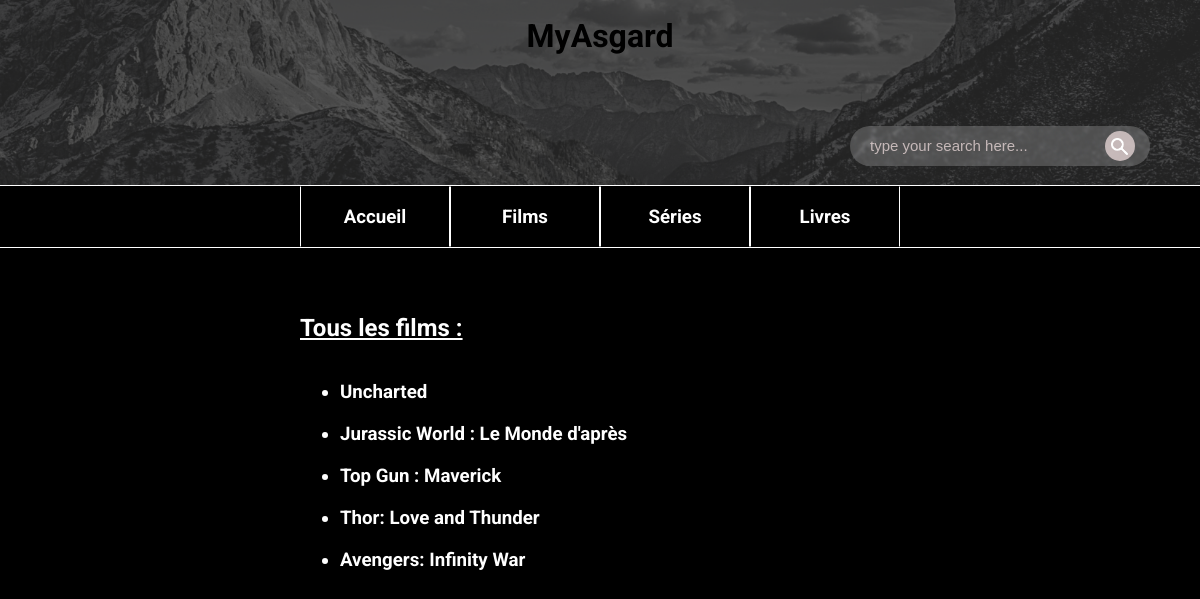
The page /blog/films/ on the database its author committed.
### blog/models.py (models this page shows, shortened)
class Product(models.Model):
    name = models.CharField(max_length=128)
    slug = models.SlugField(max_length=128)
    description = models.TextField(blank=True)
    image = models.ImageField(upload_to="products", blank=True, null=True)
    link = models.CharField(max_length=256, blank=True)
    type = models.IntegerField(default=0)
    def get_absolute_url(self):
        return reverse("product", kwargs={"slug": self.slug})

### blog/views.py (the view)
# urls.py: path('films/', films, name="blog-films"),
def films(request):
    products = Product.objects.all()
    return render(request, 'blog/films.html', context={"products": products})

### blog/templates/blog/films.html (shortened to what this page needs)
{% load static %}
<!DOCTYPE html>
<html lang="fr">
    <head>
        <link rel="stylesheet" href="{% static 'css/style.css' %}">
        <link rel="stylesheet" href="{% static 'css/swiper-bundle.min.css' %}"  >
    </head>
    <body>
        <div class="top">
            <h1><a href="{% url 'homepage' %}">MyAsgard</a></h1>
            <div class="search_bar">
                <form action="{% url 'product_list' %}">
                    <input id="reserch" type="text" name="reserch" placeholder="type your search here...">
                    <button type="submit"><img src="{% static 'image_site/search_icon.png' %}"></button>
                </form>
            </div>
        </div>
        <hr>
        <div class="tool_bar">
            <home>
                <h3><a href="{% url 'homepage' %}">Accueil</a></h3>
            </home>
            <films>
                <h3><a href="{% url 'blog-films' %}">Films</a></h3>
            </films>
            <series>
                <h3><a href="{% url 'blog-series' %}">Séries</a></h3>
            </series>
            <books>
                <h3><a href="{% url 'blog-books' %}">Livres</a></h3>
            </books>
        </div>
        <hr>
        {% load static %}
        <link rel="stylesheet" href="{% static 'css/blog-style.css' %}">
        <div class="container_list">
            <h2 class="annonce_title">Tous les films :</h2>
            <h3>
                <ul class="list">
                    {% for product in products %}
                    {% if product.type == 0 %}
                    <li><a class="link" href="{{ product.get_absolute_url }}">{{ product.name }}</a></li>
                    {% endif %}
                    {% endfor %}
                </ul>
            </h3>
        </div>
    </body>
</html>

### DocBlog/static/css/style.css (style rules this page uses)
html { font-family: 'Roboto', sans-serif; }
body { margin: 0px; height: 2000px; background-image: url("image_css/end_site.png"); background-repeat: no-repeat; background-attachment: absolute; background-position: bottom; background-size: contain; background-color: black; }
.top { display: flex; flex-direction: column; justify-content: center; border: none; height: 185px; background-image: url("image_css/image_site.png"); background-repeat: no-repeat; background-attachment: absolute; background-position: top; background-size: cover; }
h1 { align-self: center; margin-top: 5%; cursor: pointer; }
a { text-decoration: none; color: black; }
div h2 { margin-top: 5%; color: white; }
.search_bar { align-self: flex-end; margin-bottom: 1%; margin-left: 2%; }
div form { width: 300px; height: 40px; background: rgba(255, 255, 255, 0.2); display: flex; align-items: center; justify-content: center; margin: 50px 50px; border-radius: 60px; backdrop-filter: blur(1px) saturate(180%); }
form input { background: transparent; flex: auto; border: 0; padding: 10px 20px; outline: none; font-size: 15px; color: white; }
::placeholder { color:rgba(227, 211, 211, 0.795) }
form img { background: transparent; width: 17px; }
form button { display: flex; justify-items: center; align-items: center; margin-right: 15px; border: 0; border-radius: 50%; width: 30px; height: 30px; background: rgba(227, 211, 211, 0.795); cursor: pointer; }
.tool_bar { display: grid; grid-template-columns: 150px 150px 150px 150px; justify-content: center; }
.tool_bar h3 { cursor: pointer; }
.tool_bar a { text-decoration: none; color: white; }
home { display: inline-flex; justify-content: center; border: 1px solid; border-right-color: white; border-left-color: white; }
films { display: inline-flex; justify-content: center; border: 1px solid; border-right-color: white; border-left-color: white; }
series { display: inline-flex; justify-content: center; border: 1px solid; border-right-color: white; border-left-color: white; }
books { display: inline-flex; justify-content: center; border: 1px solid; border-right-color: white; border-left-color: white; }
hr { margin: 0px; border: 0px; height: 1px; background: white; }
h3 { color: white; }
h2 { color: white; margin: 0px; cursor: default; }

### DocBlog/static/css/blog-style.css (style rules this page uses)
.link { color: white; }
.container_list { margin-top: 3%; margin-left: 25%; margin-right: 25%; width: 50%; height: 50%; display: flex; flex-direction: column; justify-content: flex-start; }
.annonce_title { text-decoration: underline; }
.list { list-style: inside; list-style-position: outside; }
li { margin-top: 20px; }
h3 { color: white; }

### rows shown on the page
Product: name "Uncharted"
Product: name "Jurassic World : Le Monde d'après"
Product: name "Top Gun : Maverick"
Product: name "Thor: Love and Thunder"
Product: name "Avengers: Infinity War"
